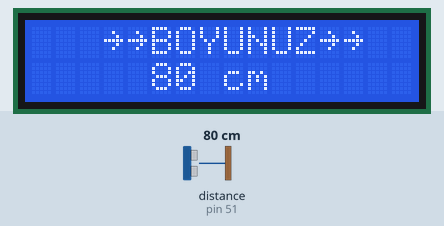
Recording of a sketch running on a simulated Arduino Mega 2560, built with avr-gcc and run on an emulated ATmega2560. On the bench: 16×2 character LCD. The inputs (shaded band) are chosen by the test bench; at power-on: distance to the obstacle (sensor on pin 51) 80 cm. The echo pulse lasts 58.3 µs per cm.

Above: at 1.2 s.
1.3 s: distance to the obstacle (sensor on pin 51) set to 250 cm
At 1.7 s:
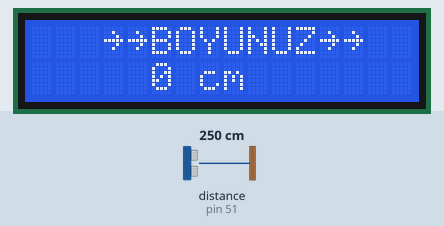
4.3 s: distance to the obstacle (sensor on pin 51) set to 2 cm
At 4.9 s:
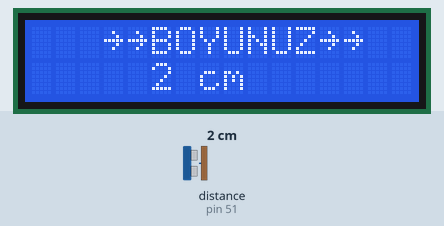
6.0 s: distance to the obstacle (sensor on pin 51) set to 4 cm
At 6.4 s:
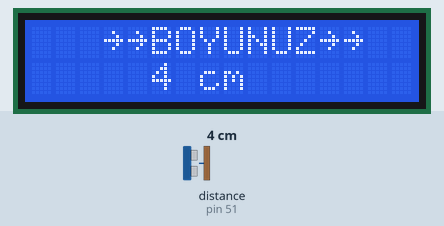
Timing chart, 0 to 9.0 s (numbered marks = the images above; inputs shaded):
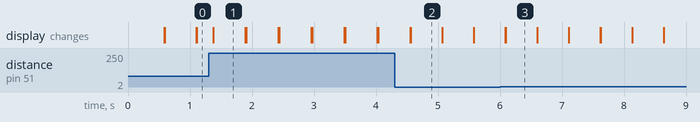

The sketch:

digitalMetre.ino
```cpp
#include<LiquidCrystal.h>
LiquidCrystal lcd(8,9,4,5,6,7);
void setup() {
  // put your setup code here, to run once:
  pinMode(50,OUTPUT);
  pinMode(51,INPUT);
  lcd.begin(16,2);
}

void loop() {
  // put your main code here, to run repeatedly:
  lcd.setCursor(3,0);
  lcd.print("~~BOYUNUZ~~");

  long sure,mesafe;
  digitalWrite(50,LOW);
  delayMicroseconds(2);
  digitalWrite(50,HIGH);
  delayMicroseconds(10);
  digitalWrite(50,LOW);

  sure = pulseIn(51,HIGH,11600);
  mesafe = sure*0.0345/2;

  lcd.setCursor(5,1);
  lcd.print(mesafe);
  lcd.print(" cm");
  delay(250);
  lcd.clear();
}
```

Measured:
- after the input at 1.3 s, the display: changes after 0.08 s (image 1)
- after the input at 4.3 s, the display: first differs from a run without the input after 0.26 s (image 2)
- after the input at 6.0 s, the display: first differs from a run without the input after 0.09 s (image 3)
- what the display in image 1 shows lasts 0.5 s, from 1.4 s to 1.9 s
